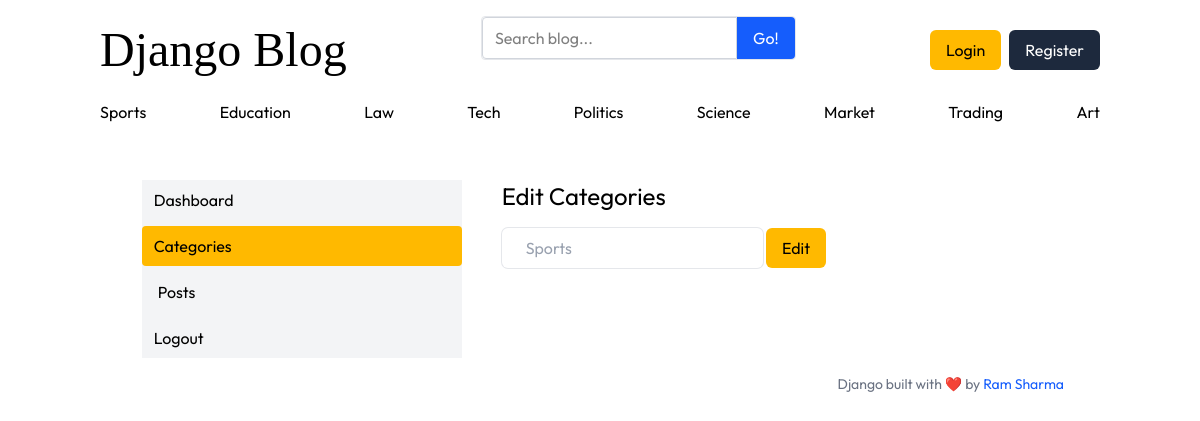
/dashboard/categories/edit/1, run on the app's committed database.
### blogs/models.py (models this page shows)
class Category(models.Model):
    category_name=models.CharField(max_length=100,unique=True)
    created_at=models.DateTimeField(auto_now_add=True)
    updated_at=models.DateTimeField(auto_now=True)
    class Meta:
        verbose_name_plural='categories'
    def __str__(self):
        return self.category_name

### dashboard/views.py (the view)
# urls.py: path("categories/edit/<int:id>",views.edit_category,name='edit_category'),
def edit_category(request,id):
  category=Category.objects.get(id=id)
  if request.method=='POST':
     form=CategoryForm(request.POST,instance=category)
     if form.is_valid():
        form.save()
        return redirect('categories_dashboard')
     else:
        return render(request,'dashboard/categories.html')
  else:
     form=CategoryForm(instance=category)
     return render(request,'dashboard/edit_category.html',{'form':form})

### dashboard/forms.py
class CategoryForm(forms.ModelForm):
    class Meta:
        model=Category
        fields='__all__'
    def __init__(self, *args, **kwargs):
        super().__init__(*args, **kwargs)
        for field_name,field in self.fields.items():
            field.widget.attrs.update({
                'placeholder':f'Enter new category',
                'class':'p-2 pl-6 rounded-md text-gray-400 ring outline-none ring-gray-200 transition-all ease-in duration-200 focus:ring-indigo-600'
            })

### assignments/context_processors.py (called while the page is built)
def get_social_medias(request):
    social_links=SocialMedia.objects.all()
    return dict(social_links=social_links)

### blogs/context_processors.py (called while the page is built)
def categories_processor(request):
    categories=Category.objects.all()
    return dict(categories=categories)

### templates/Dashboard/edit_category.html (shortened to what this page needs)
{% extends 'base.html' %}
{% block content %}
  <div class="w-11/12 mx-auto max-sm:w-full mt-10">
    <div class="flex gap-10">
      {% include 'Dashboard/sidebar.html' %}
      <form method="post">
        <h1 class="text-2xl mb-4">Edit Categories</h1>
        {% for field in form %}
          {{ field }}
        {% endfor %}
        <button type="submit" class="px-4 w-fit self-end cursor-pointer p-2 h-fit bg-amber-400 rounded-md text-black">Edit</button>
      </form>
    </div>
  </div>
{% endblock %}

### templates/base.html (shortened to what this page needs)
{% load static %}
<html lang="en">
  <head>
    <link rel="stylesheet" href="https://cdnjs.cloudflare.com/ajax/libs/font-awesome/7.0.1/css/all.min.css" />
    <link rel="stylesheet" href="{% static 'src/css/output.css' %}" />
  </head>
  <body class="font-sans">
    <div class="w-full min-h-screen">
      <div class="w-10/12 mx-auto flex flex-col pt-4 gap-4">
        <nav class="flex justify-between w-full items-center">
          <h2 class="text-5xl font-serif"><a href="{% url 'home' %}">Django Blog</a></h2>
          <div class="bg-white border border-gray-200 rounded mb-6">
            <form action="{% url 'search_blog' %}" method="get" class="flex">
              <input name="keyword" value="{{ keyword }}" class="flex-1 border border-gray-300 rounded-l px-3 py-2 focus:outline-none focus:ring-2 focus:ring-blue-500" type="text" placeholder="Search blog..." aria-label="Enter search term..." aria-describedby="button-search" />
              <button type="submit" class="bg-blue-600 cursor-pointer text-white px-4 py-2 rounded-r hover:bg-blue-700" id="button-search" type="button">Go!</button>
            </form>
          </div>
          {% if not user.is_authenticated %}
            <div class="flex gap-2">
              <a href="{% url 'login' %}" class="px-4 cursor-pointer p-2 h-fit bg-amber-400 rounded-md text-black">Login</a>
              <a href="{% url 'register' %}" class="px-4 cursor-pointer h-fit rounded-md bg-slate-800 text-white p-2">Register</a>
            </div>
          {% else %}
            <div class="flex gap-2 items-center">
              <a href="{% url 'dashboard' %}">Dashboard</a>
              <a href="{% url 'logout' %}" class="px-4 cursor-pointer h-fit rounded-md bg-emerald-500 text-white p-2">Logout</a>
            </div>
          {% endif %}
        </nav>
        <div class="flex w-full justify-between">
          {% for category in categories %}
            <a href="{% url 'get_category_posts' category.id %}">{{ category }}</a>
          {% endfor %}
        </div>
        {% block content %}
        {% endblock %}
        <footer class="text-sm text-gray-500 text-end pr-9">
          Django built with ❤️ by <span class="text-blue-600">Ram Sharma</span>
        </footer>
      </div>
    </div>
  </body>
</html>

### data on the page
Category: category_name "Sports", form "Sports"
Category: category_name "Education"
Category: category_name "Law"
Category: category_name "Tech"
Category: category_name "Politics"
Category: category_name "Science"
Category: category_name "Market"
Category: category_name "Trading"
Category: category_name "Art"
